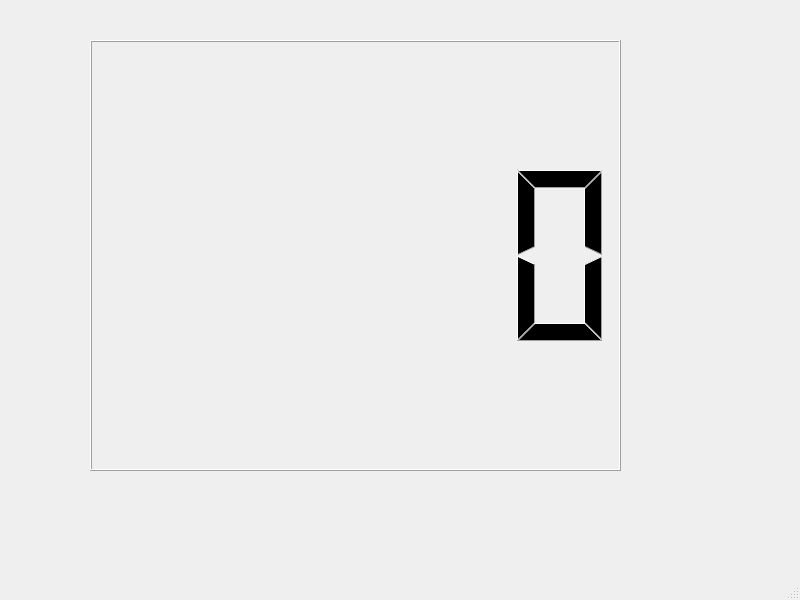
<?xml version="1.0" encoding="UTF-8"?>
<ui version="4.0">
 <class>MainWindow</class>
 <widget class="QMainWindow" name="MainWindow">
  <property name="geometry">
   <rect>
    <x>0</x>
    <y>0</y>
    <width>800</width>
    <height>600</height>
   </rect>
  </property>
  <property name="windowTitle">
   <string>MainWindow</string>
  </property>
  <widget class="QWidget" name="centralwidget">
   <widget class="QLCDNumber" name="lcdNumber">
    <property name="geometry">
     <rect>
      <x>90</x>
      <y>40</y>
      <width>531</width>
      <height>431</height>
     </rect>
    </property>
   </widget>
  </widget>
  <widget class="QMenuBar" name="menubar">
   <property name="geometry">
    <rect>
     <x>0</x>
     <y>0</y>
     <width>800</width>
     <height>22</height>
    </rect>
   </property>
  </widget>
  <widget class="QStatusBar" name="statusbar"/>
 </widget>
 <resources/>
 <connections/>
</ui>
